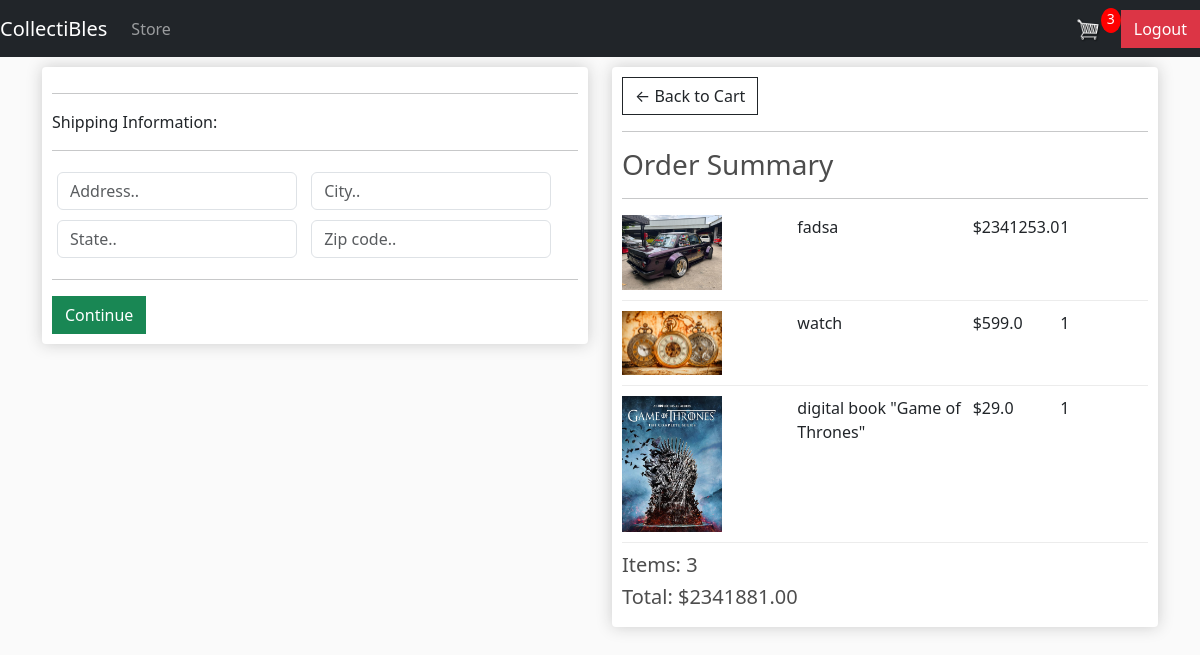
Screenshot of /checkout/ (signed in) with the database file from the repository.
### store/models.py (models this page shows, shortened)
class OrderItem(models.Model):
    product = models.ForeignKey(Product, on_delete=models.SET_NULL, blank= True, null= True)
    order = models.ForeignKey(Order, on_delete=models.SET_NULL, blank= True, null= True)
    quantity = models.IntegerField(default=0, null=True, blank= True)
    date_added = models.DateTimeField(auto_now_add=True)
    @property
    def get_total(self):
        total = self.product.prices * self.quantity
        return total

class Product(models.Model):
    name = models.CharField(max_length=200, null=True)
    prices = models.FloatField()
    digital = models.BooleanField(default=False, null=True, blank=False)
    image = models.ImageField(null=True, blank=True)
    @property
    def imageURL(self):
        try:
            url = self.image.url
        except:
            url = ''
        return url

class Order(models.Model):
    customer = models.ForeignKey(Customer, on_delete=models.SET_NULL, blank= True, null= True)
    date_ordered = models.DateTimeField(auto_now_add=True)
    complete = models.BooleanField(default=False, null=True, blank=False)
    transaction_id = models.CharField(max_length=200, null=True)
    @property
    def shipping(self):
        shipping = False
        orderitems = self.orderitem_set.all()
        for i in orderitems:
            if i.product.digital == False:
                shipping = True
        return shipping
    @property
    def get_cart_total(self):
        orderitems = self.orderitem_set.all()
        total = sum([item.get_total for item in orderitems])
        return total
    @property
    def get_cart_items(self):
        orderitems = self.orderitem_set.all()
        total = sum([item.quantity for item in orderitems])
        return total

### store/views.py (the view)
# urls.py: path('checkout/', views.checkout, name="checkout"),
def checkout(request):
    if request.user.is_authenticated:
        customer = request.user.customer
        order, created = Order.objects.get_or_create(customer=customer, complete=False)
        items = order.orderitem_set.all()
        cartItems = order.get_cart_items
    else:
        items = []
        order = {'get_cart_total':0, 'get_cart_items':0, 'shipping':False}
        cartItems = order['get_cart_items']
    context = {'items':items, 'order':order,'cartItems':cartItems}
    return render(request, 'store/checkout.html', context)

### store/templates/store/checkout.html (shortened to what this page needs)
{% extends 'store/main.html' %}
{% load static %}
{% block content %}
<div class="row">
	<div class="col-lg-6">
		<div class="box-element" id="form-wrapper">
            <form id="form">
                <div id="shipping-info">
                    <hr>
                    <p>Shipping Information:</p>
                    <hr>
                    <div class="form-field">
                        <input class="form-control" type="text" name="address" placeholder="Address..">
                    </div>
                    <div class="form-field">
                        <input class="form-control" type="text" name="city" placeholder="City..">
                    </div>
                    <div class="form-field">
                        <input class="form-control" type="text" name="state" placeholder="State..">
                    </div>
                    <div class="form-field">
                        <input class="form-control" type="text" name="zipcode" placeholder="Zip code..">
                    </div>
                </div>
                <hr>
                <input id="form-button" class="btn btn-success btn-block" type="submit" value="Continue">
            </form>
		</div>
		<br>
	</div>
	<div class="col-lg-6">
		<div class="box-element">
            <a  class="btn btn-outline-dark" href="{% url 'cart' %}">&#x2190; Back to Cart</a>
            <hr>
            <h3>Order Summary</h3>
            <hr>
            {% for item in items %}
            <div class="cart-row">
                <div style="flex:2"><img class="row-image" src="{{item.product.imageURL}}"></div>
                <div style="flex:2"><p>{{item.product.name}}</p></div>
                <div style="flex:1"><p>${{item.product.prices}}</p></div>
                <div style="flex:1"><p>{{item.quantity}}</p></div>
            </div>
            {% endfor %}
            <h5>Items:   {{order.get_cart_items}}</h5>
            <h5>Total:   ${{order.get_cart_total|floatformat:2}}</h5>
		</div>
	</div>
</div>
{% endblock content %}

### static/css/main.css (style rules this page uses)
body { background-color: hsl(0, 0%, 98%); }
h1,h2,h3,h4,h5,h6 { color:hsl(0, 0%, 30%); }
.box-element { box-shadow:hsl(0, 0%, 80%) 0 0 16px; background-color: #fff; border-radius: 4px; padding: 10px; }
.col-lg-4, .col-lg-6, .col-lg-8, .col-lg-12 { margin-top: 10px; }
.btn { border-radius: 0; }
.row-image { width: 100px; }
.form-field { width:250px; display: inline-block; padding: 5px; }
.cart-row { display: flex; align-items: flex-stretch; padding-bottom: 10px; margin-bottom: 10px; border-bottom: 1px solid #ececec; }

### rows the page displays
OrderItem: product.imageURL (picture), product.name "fadsa", product.prices "2341253.0", quantity "1"
OrderItem: product.imageURL (picture), product.name "watch", product.prices "599.0", quantity "1"
OrderItem: product.imageURL (picture), product.name "digital book \"Game of Thrones\"", product.prices "29.0", quantity "1"
Order: get_cart_items "3", get_cart_total "2341881.00"

### other values shown
{{ cartItems }} "3"
